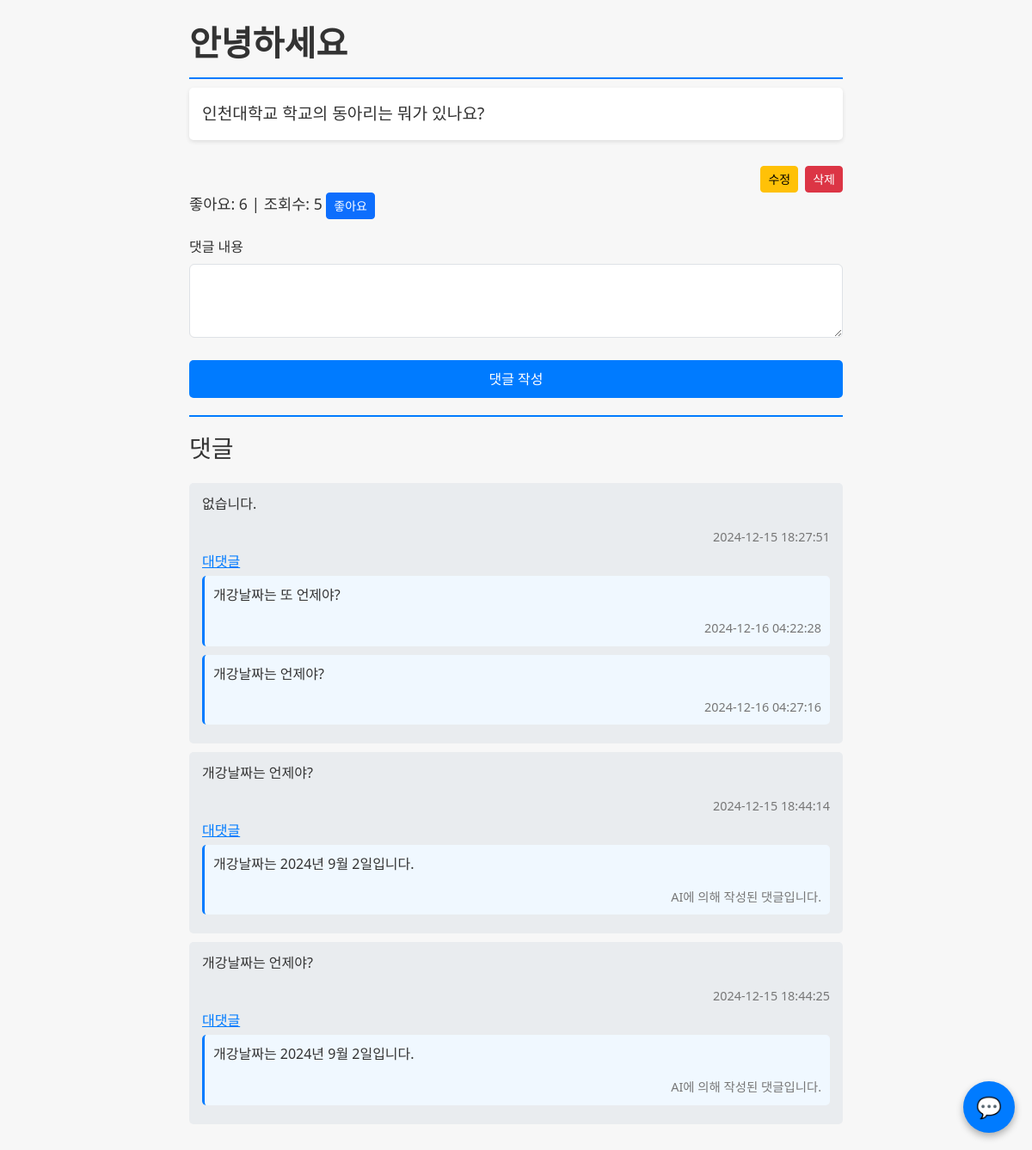
Before: /post/1 with the older database file.
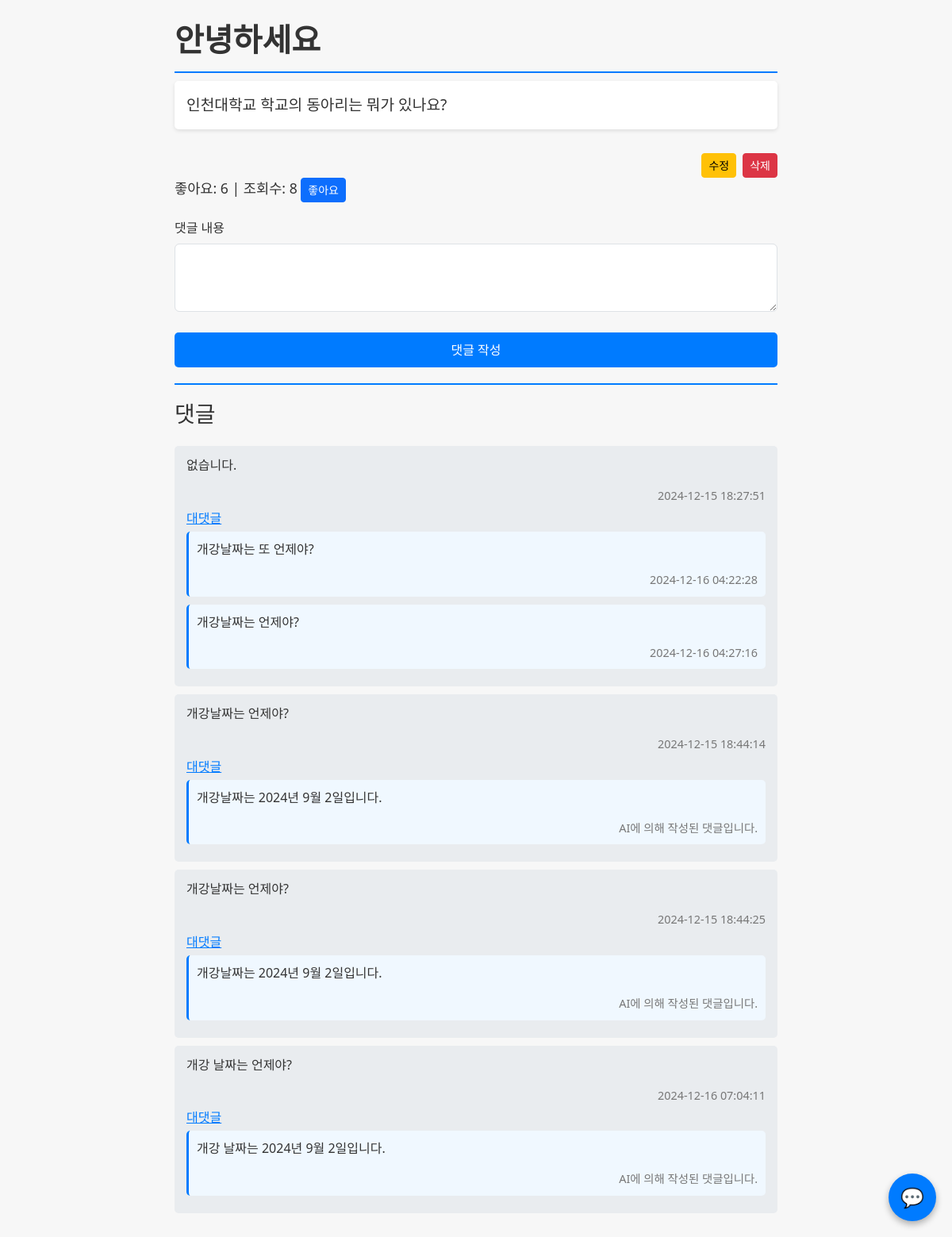
After: the same page with the newer database file.
### tables this page shows
CREATE TABLE comments (
            id INTEGER PRIMARY KEY AUTOINCREMENT,
            post_id INTEGER NOT NULL,
            content TEXT NOT NULL,
            parent_id INTEGER DEFAULT NULL,
            created_at TIMESTAMP DEFAULT CURRENT_TIMESTAMP,
            is_ai INTEGER DEFAULT 0,
            FOREIGN KEY (post_id) REFERENCES posts (id),
            FOREIGN KEY (parent_id) REFERENCES comments (id)
        );

### app.py (the view, shortened to what this page needs)
@app.route('/post/<int:post_id>', methods=['GET', 'POST', 'DELETE'])
def post(post_id):
    conn = sqlite3.connect('board.db')
    post = conn.cursor().execute('SELECT * FROM posts WHERE id = ?', (post_id,)).fetchone()
    comments = conn.cursor().execute('SELECT * FROM comments WHERE post_id = ? ORDER BY created_at', (post_id,)).fetchall()
    structured_comments = {}
    for comment in comments:
        if comment[3] not in structured_comments:  # parent_id
            structured_comments[comment[3]] = []
        structured_comments[comment[3]].append(comment)
    conn.close()
    return render_template('post.html', post=post, comments=structured_comments)

### templates/post.html (shortened to what this page needs)
<!DOCTYPE html>
<html lang="ko">
<head>
    <link href="https://cdn.jsdelivr.net/npm/bootstrap@5.3.0/dist/css/bootstrap.min.css" rel="stylesheet">
</head>
<body>
    <div class="container">
        <div>
            <div class="post-title">{{ post[1] }}</div>
            <div class="post-content" id="content2">{{ post[2].replace('\\n', '<br>')|safe }}</div>
        </div>
        <div class="d-flex justify-content-end">
            <a href="{{ url_for('edit_post', post_id=post[0]) }}" class="btn btn-warning btn-sm me-2">수정</a>
            <button class="btn btn-danger btn-sm" id="deletePostButton">삭제</button>
        </div>
        <div class="stats-section">
            <span id="likeCount">좋아요: 0</span> |
            <span id="viewCount">조회수: 0</span>
            <button id="likeButton" class="btn btn-primary btn-sm">좋아요</button>
        </div>
        <div class="mt-3">
            <form method="post" class="comment-form">
                <div class="mb-3">
                    <label for="content" class="form-label">댓글 내용</label>
                    <textarea id="content" name="content" class="form-control" rows="3" required></textarea>
                </div>
                <button type="submit" class="btn btn-submit">댓글 작성</button>
            </form>
        </div>
        <div class="comment-section">
            <h3 class="mb-4">댓글</h3>
            {% for comment in comments[None] %}
                <div class="comment">
                    <p>{{ comment[2] }}</p>
                    {% if comment[5] == 1 %}
                    <div class="comment-date">AI에 의해 작성된 댓글입니다.</div>
                    {% else %}
                    <div class="comment-date">{{comment[4]}}</div>
                    {% endif %}
                    <button class="btn btn-reply reply-button" data-comment-id="{{ comment[0] }}">대댓글</button>
                    {% if comments[comment[0]] %}
                        <div class="ml-4">
                            {% for reply in comments[comment[0]] %}
                                <div class="comment reply-comment">
                                    <p>{{ reply[2] }}</p>
                                    {% if reply[5] == 1 %}
                                    <div class="comment-date">AI에 의해 작성된 댓글입니다.</div>
                                    {% else %}
                                    <div class="comment-date">{{reply[4]}}</div>
                                    {% endif %}
                                </div>
                            {% endfor %}
                        </div>
                    {% endif %}
                </div>
            {% endfor %}
        </div>
    </div>
    <div class="chat-button" id="chatButton">💬</div>
</body>
</html>

Changed rows visible on the page:
added comments: content "개강 날짜는 언제야?", created_at "2024-12-16 07:04:11", shown under "댓글"
added comments: content "개강 날짜는 2024년 9월 2일입니다.", is_ai "AI에 의해 작성된 댓글입니다.", shown under "개강 날짜는 언제야?"
Other visible differences:
text written by a page script: "조회수: 5" → "조회수: 8"
